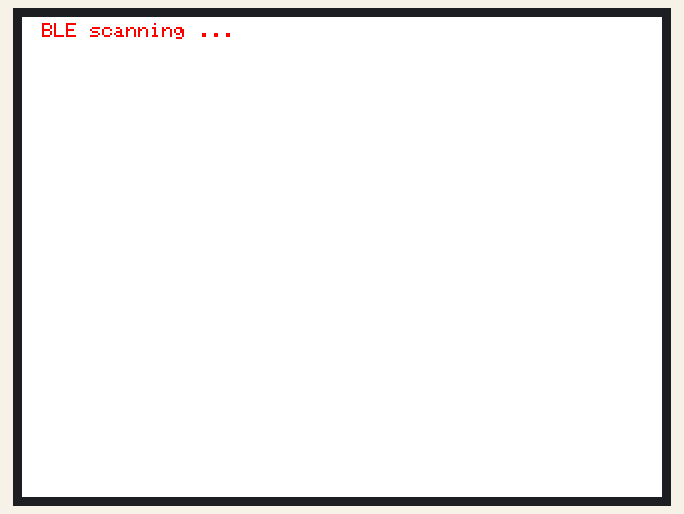
Recording of a sketch running on a simulated ESP32. Parts: 320×240 colour display. Nothing arrives over Bluetooth unless stated.

Above: at 0.4 s.
At 5.4 s:
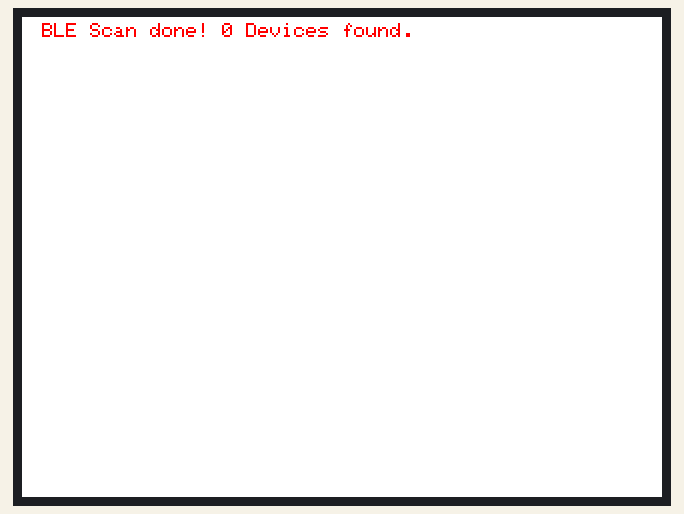

Measured:
- what the display in image 1 shows lasts 2.0 s, from 5.3 s to 7.3 s

The sketch:

ble_scan_test.ino
```cpp
//This example function is how to search for Bluetooth cable devices

//pin usage as follow:
//                   CS  DC/RS  RESET    SDI/MOSI  SCK   SDO/MISO  BL      VCC    GND
//ESP32-WROOM-32E:   15    2   ESP32-EN     13      14      12     21      5V     GND

/***********************************************************************************
* @attention
*
* THE PRESENT FIRMWARE WHICH IS FOR GUIDANCE ONLY AIMS AT PROVIDING CUSTOMERS
* WITH CODING INFORMATION REGARDING THEIR PRODUCTS IN ORDER FOR THEM TO SAVE
* TIME. AS A RESULT, QD electronic SHALL NOT BE HELD LIABLE FOR ANY
* DIRECT, INDIRECT OR CONSEQUENTIAL DAMAGES WITH RESPECT TO ANY CLAIMS ARISING
* FROM THE CONTENT OF SUCH FIRMWARE AND/OR THE USE MADE BY CUSTOMERS OF THE
* CODING INFORMATION CONTAINED HEREIN IN CONNECTION WITH THEIR PRODUCTS.
**********************************************************************************/
#include <TFT_eSPI.h>
#include <BLEDevice.h>            //Bluetooth BLE device library
#include <BLEUtils.h>
#include <BLEScan.h>              //Scan function library for Bluetooth BLE devices
#include <BLEAdvertisedDevice.h>  //Scanned Bluetooth devices (broadcast status)


int scanTime = 5;       //Bluetooth scanning time
BLEScan* pBLEScan;      //Scanning objects
uint8_t show_index = 0;

char t_buf[100] = {0};

TFT_eSPI my_lcd = TFT_eSPI();

class MyAdvertisedDeviceCallbacks: public BLEAdvertisedDeviceCallbacks  //BLE broadcast callback function (called every time a broadcast device is scanned)
{
    void onResult(BLEAdvertisedDevice advertisedDevice)
    {
        my_lcd.setTextColor(TFT_BLUE);
        my_lcd.drawString("Nr  |            BLE_DEV_Name            |  RSSI", 10, 16);

        if (advertisedDevice.haveName())
        {
            my_lcd.fillRect(10, 30+show_index * 12, my_lcd.width()-1, 12,TFT_WHITE);
            my_lcd.drawNumber(show_index + 1, 10, 30 + show_index * 12);
            my_lcd.drawString(advertisedDevice.getName().c_str(), 50, 30+show_index * 12); //Display BLE device name
            if (advertisedDevice.haveRSSI())
            {
                sprintf(t_buf, "%4d", advertisedDevice.getRSSI());
                my_lcd.drawString(t_buf, my_lcd.width()-50, 30+show_index * 12);   //Display BLE device strength
            }
            show_index++;
            if (show_index == 17)    //Display up to 17 ble devices
            {
              show_index = 0;
            }
        }
    }
};

void setup()
{
    Serial.begin(115200);
    my_lcd.begin();
    my_lcd.setRotation(1);
    my_lcd.fillScreen(TFT_WHITE);
    my_lcd.setTextColor(TFT_RED);
    my_lcd.setFreeFont(&FreeSans18pt7b);
    my_lcd.drawString("BLE Scan Start", 34, 110);
    BLEDevice::init("ESP BLEDevice");   //Create a BLE device
    pBLEScan = BLEDevice::getScan();    //Create a new scan
    pBLEScan->setAdvertisedDeviceCallbacks(new MyAdvertisedDeviceCallbacks());  //Initialize callback function
    pBLEScan->setActiveScan(true);      //Active scanning consumes more energy but yields results faster
    pBLEScan->setInterval(100);         //Set scan interval
    pBLEScan->setWindow(99);            //Set window size
    my_lcd.fillScreen(TFT_WHITE);
    my_lcd.setTextFont(1);
}

void loop()
{
    my_lcd.setTextColor(TFT_RED);
    my_lcd.fillRect(10, 0, my_lcd.width()-1, 16,TFT_WHITE);
    my_lcd.drawString("BLE scanning ...", 10, 3);
    BLEScanResults foundDevices = pBLEScan->start(scanTime, false);   //Start BLE scan and call callback function when scanning broadcast devices
    sprintf(t_buf, "BLE Scan done! %d Devices found.",foundDevices.getCount());
    my_lcd.fillRect(10, 0, my_lcd.width()-1, 16,TFT_WHITE);
    my_lcd.drawString(t_buf, 10, 3);
    pBLEScan->clearResults();   //Delete results from BLEScan buffer to free up memory
    delay(2000);
}
```
